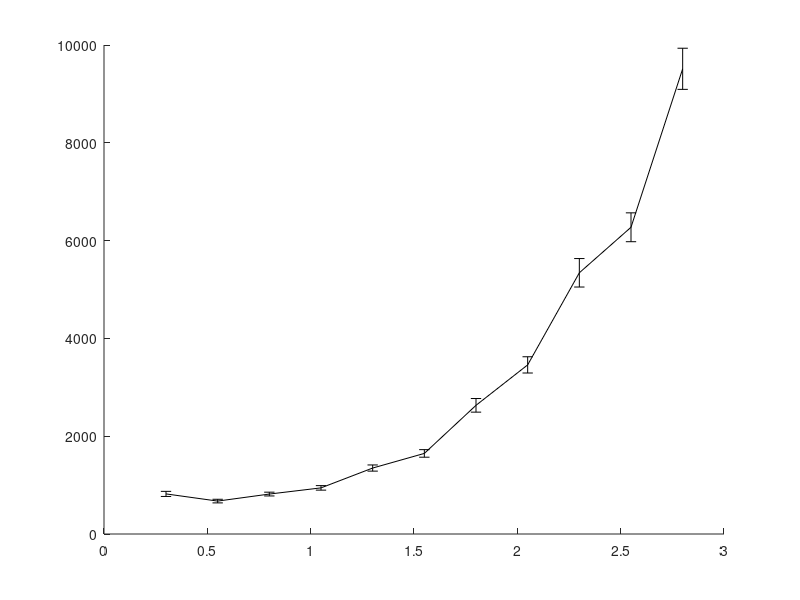

The MATLAB script that drew this image: (Note: this script raises an error after producing the figure.)
% In this experiment I compare the performance of the GD (with KDL) and the
% PCS on one scene with obstacles where the start and goal configurations
% are:
% State c_start = {0.5236, 1.7453, -1.8326, -1.4835,	1.5708,	0, 1.004278, 0.2729, 0.9486, -1.15011, 1.81001, -1.97739};
% State c_goal = {0.5236, 0.34907, 0.69813, -1.3963, 1.5708, 0, 0.7096, 1.8032, -1.7061, -1.6286, 1.9143, -2.0155}; // Robot 2 no backflip - Elbow down
% This while benchmarking the maximum step distance.
% With joint limits of the ABB robots.
% SBL planner
% last updated: 08/27/17

clear all
clc

%%
D1 = load('benchmark_SBL_PCS_3poles_rangeB.txt'); 

%%
D2 = load('benchmark_SBL_GD_3poles_rangeB.txt'); 

%%
% PCS
rd = sort(unique(D1(:,1)));
for i = 1:length(rd)
    M = D1(D1(:,1)==rd(i), 2:end);
    td(i) = mean(M(:,4))*1e3;
    td_ste(i) = 1e3*std(M(:,4))/sqrt(size(M,1));
    nodes_d(i) =  mean(M(:,10));
    trees_d(i) =  mean(M(:,11));
    tlc_d(i) = mean(M(:,12))*1e3;
end

%%
% GD
rg = sort(unique(D2(:,1)));
for i = 1:length(rg)
    M = D2(D2(:,1)==rg(i), 2:end);
%     disp([i-1 rg(i)  size(M,1)])
    tg(i) = mean(M(:,4))*1e3;
    tg_ste(i) = 1e3*std(M(:,4))/sqrt(size(M,1));
    nodes_g(i) =  mean(M(:,10));
    trees_g(i) =  mean(M(:,11));
    tlc_g(i) = mean(M(:,12))*1e3;
end

%%
disp(' ');
[tdmin, id] = min(td);
[tgmin, ig] = min(tg);

%%
h = figure(1);
clf
errorbar(rd,td,td_ste,'-k','linewidth',2);
hold on
errorbar(rg,tg,tg_ste,'--k','linewidth',2);
hold off
ylabel('mean runtime [msec]');
xlabel('max. local-connection distance');
legend('PCS','GD');
% xlim([0 6]);
xlim([min(rd) max(rd)]);

%% 
D1 = D1(D1(:,1)==rd(id), 2:end);
verf = D1(:,1)==1;
suc = D1(:,2)==1;

disp('PCS:');
disp(['Results of ' num2str(size(D1,1)) ' queries.']);
disp(['Minimum avg. runtime for PCS is ' num2str(tdmin) 'msec with d = ' num2str(rd(id)) ]);
disp(['Percent of successful queries verified: ' num2str(sum(verf & suc)/sum(suc)*100) '%']);
disp(['Plan distance: ' num2str(D1(1,3)) ]);
disp(['Avg. runtime: ' num2str(mean(D1(:,4))*1e3)  ' +/- ' num2str(std(D1(:,4))/sqrt(size(D1,1))*1e3) ' msec ']);
disp(['Avg. local-connection time: ' num2str(mean(D1(:,12)./D1(:,13))*1e3)  ' +/- ' num2str(std(D1(:,12)./D1(:,13))/sqrt(size(D1,1))*1e3) ' msec ']);
disp(['Avg. nodes in path: ' num2str(floor(mean(D1(:,10)))) ]);
disp(['Avg. nodes in trees: ' num2str(floor(mean(D1(:,11)))) ]);
disp(['Avg. number of IK solutions: ' num2str(floor(mean(D1(:,5)))) ]);

%%
D2 = D2(D2(:,1)==rg(ig), 2:end);
verf = D2(:,1)==1;
suc = D2(:,2)==1;

disp('GD:');
disp(['Results of ' num2str(size(D2,1)) ' queries.']);
disp(['Minimum avg. runtime for GD is ' num2str(tgmin) 'msec with d = ' num2str(rg(ig)) ]);
disp(['Percent of successful queries verified: ' num2str(sum(verf & suc)/sum(suc)*100) '%']);
disp(['Plan distance: ' num2str(D2(1,3)) ]);
disp(['Avg. runtime: ' num2str(mean(D2(:,4))*1e3)  ' +/- ' num2str(std(D2(:,4))/sqrt(size(D2,1))*1e3) ' msec ']);
disp(['Avg. local-connection time: ' num2str(mean(D2(:,12)./D2(:,13))*1e3)  ' +/- ' num2str(std(D2(:,12)./D2(:,13))/sqrt(size(D2,1))*1e3) ' msec ']);
disp(['Avg. nodes in path: ' num2str(floor(mean(D2(:,10)))) ]);
disp(['Avg. nodes in trees: ' num2str(floor(mean(D2(:,11)))) ]);
disp(['Avg. number of projections: ' num2str(floor(mean(D2(:,5)))) ]);

%%
disp(' ');
disp(['Best speed-up: t_{pcs}/t_{gd} = ' num2str(tdmin/tgmin) ]);

%%
%%
%%

% PCS
td = D1(:,4);
maxT = max(td);
T1 = linspace(0,maxT,100);
T1 = T1(2:end);
for i = 1:length(T1)
    sd = td < T1(i);
    md(i) = mean(td(sd));
    Md(i) = 1-sum(sd)/length(td);
end
%%
% GD
tg = D2(:,4);
maxT = max(tg);
T2 = linspace(0,maxT,1000);
T2 = T2(2:end);
for i = 1:length(T2)
    sg = tg < T2(i);
    mg(i) = mean(tg(sg));
    Mg(i) = 1-sum(sg)/length(tg);
end
%%
h = figure(2);
clf
plot(T1,Md*100,'-k','linewidth',2);
hold on
plot(T2,Mg*100,'--k','linewidth',2);
hold off
xlabel('maximum runtime [sec]');
ylabel('failure rate [%]');
legend('PCS','GD');
xlim([0 max(T2)]);
title('LazyRRT');
